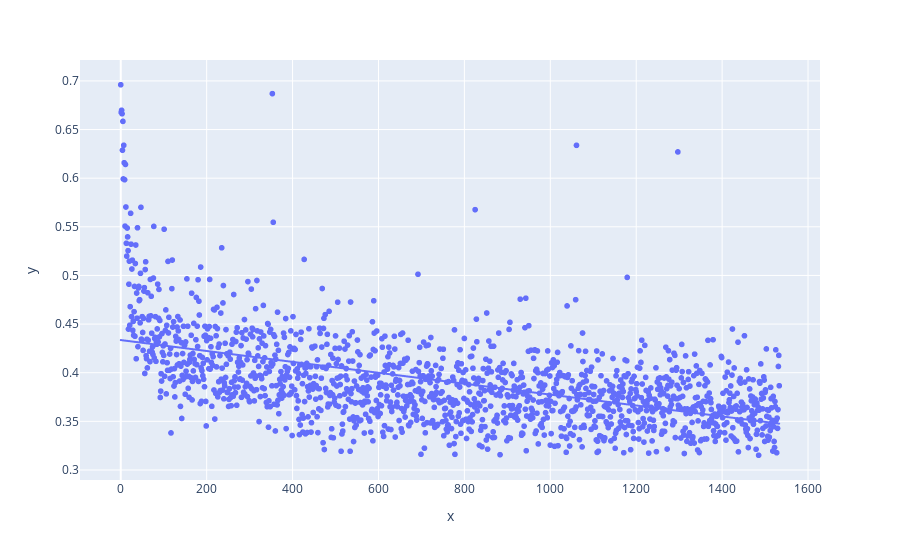

The notebook cell this image was saved under:
### Code cell
px.scatter(
    x=[i for i in range(data.loc[(data.dataset == 'train') & (data.metric_name == 'loss')].shape[0])],
    y=data.loc[(data.dataset == 'train') & (data.metric_name == 'loss')].value,
    trendline="ols"
)

### Figure 1 — Plotly figure (JSON) as saved in the notebook; plotly's stock layout.template omitted (floating-point values rounded to 4 significant figures; data arrays with more than 128 entries replaced by an {"elided": "..."} marker saying what was removed)
{"data": [{"hovertemplate": "x=%{x}<br>y=%{y}<extra></extra>", "legendgroup": "", "marker": {"color": "#636efa", "symbol": "circle"}, "mode": "markers", "name": "", "showlegend": false, "type": "scattergl", "x": {"elided": "1534 int values"}, "xaxis": "x", "y": {"elided": "1534 float values"}, "yaxis": "y"}, {"hovertemplate": "<b>OLS trendline</b><br>y = -5.60696e-05 * x + 0.433565<br>R<sup>2</sup>=0.270973<br><br>x=%{x}<br>y=%{y} <b>(trend)</b><extra></extra>", "legendgroup": "", "marker": {"color": "#636efa", "symbol": "circle"}, "mode": "lines", "name": "", "showlegend": false, "type": "scattergl", "x": {"elided": "1534 int values"}, "xaxis": "x", "y": {"elided": "1534 float values"}, "yaxis": "y"}], "layout": {"autosize": true, "legend": {"tracegroupgap": 0}, "margin": {"t": 60}, "xaxis": {"anchor": "y", "autorange": true, "domain": [0, 1], "range": [-90.83, 1624.0], "title": {"text": "x"}, "type": "linear"}, "yaxis": {"anchor": "x", "autorange": true, "domain": [0, 1], "range": [0.2856, 0.7255], "title": {"text": "y"}, "type": "linear"}}}
